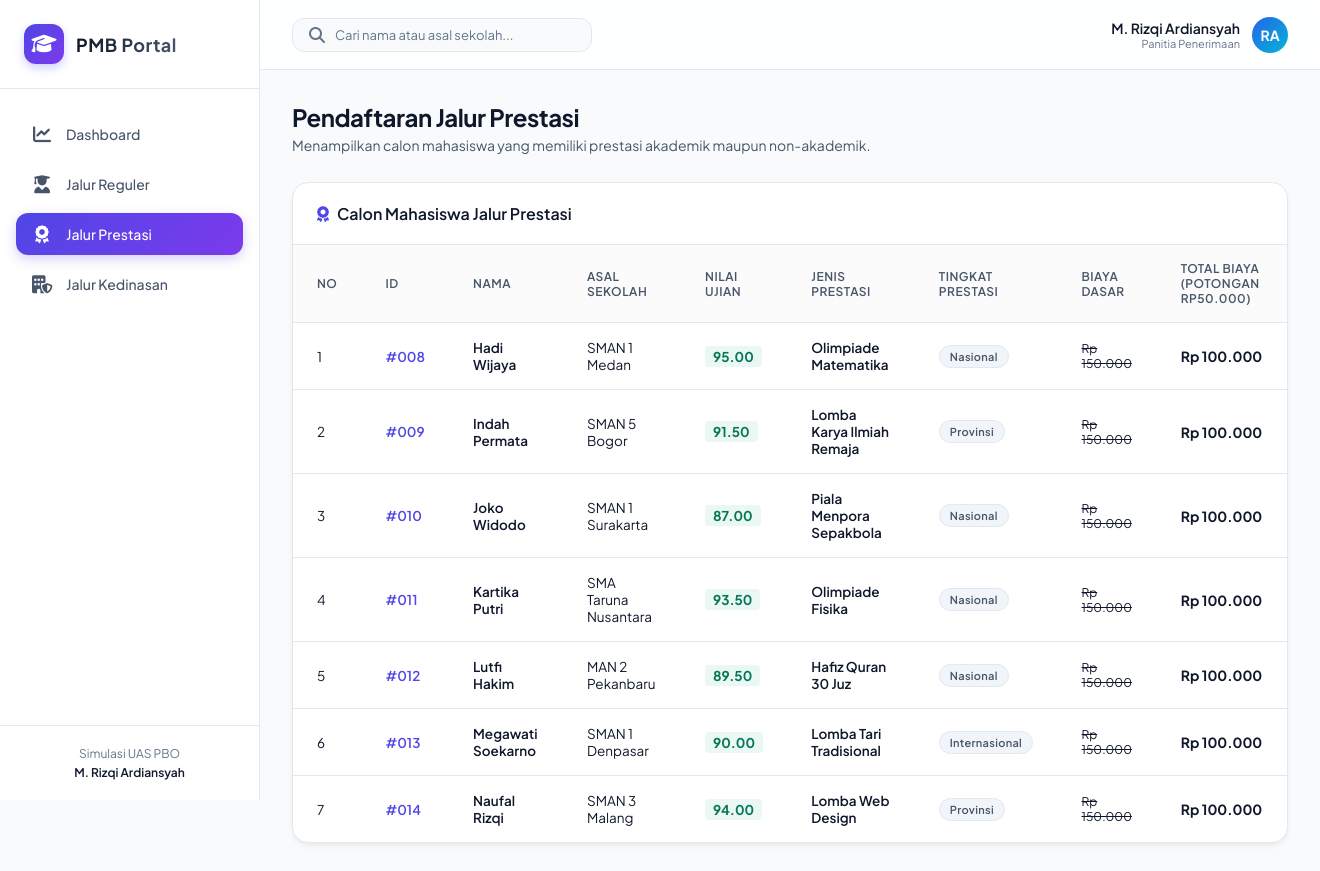
Page /index.php?page=prestasi on the committed database.
### tables this page shows
CREATE TABLE IF NOT EXISTS `tabel_pendaftaran` (
     
    `id_pendaftaran` INT AUTO_INCREMENT PRIMARY KEY,
    `nama_calon` VARCHAR(150) NOT NULL,
    `asal_sekolah` VARCHAR(150) NOT NULL,
    `nilai_ujian` DOUBLE NOT NULL,
    `biaya_pendaftaran_dasar` DECIMAL(12, 2) NOT NULL,
    `jalur_pendaftaran` ENUM('Reguler', 'Prestasi', 'Kedinasan') NOT NULL,
     
    `pilihan_prodi` VARCHAR(100) DEFAULT NULL,        
    `lokasi_kampus` VARCHAR(100) DEFAULT NULL,       
    `jenis_prestasi` VARCHAR(100) DEFAULT NULL,      
    `tingkat_prestasi` VARCHAR(100) DEFAULT NULL,    
    `sk_ikatan_dinas` VARCHAR(100) DEFAULT NULL,     
    `instansi_sponsor` VARCHAR(150) DEFAULT NULL     
);

### index.php (the view, shortened to what the rows shown need)
<?php
require_once 'Pendaftaran.php';
require_once 'PendaftaranPrestasi.php';
$database = new Database();
$db = $database->getConnection();
$daftarReguler = PendaftaranReguler::getDaftarReguler($db);
$daftarPrestasi = PendaftaranPrestasi::getDaftarPrestasi($db);
$daftarKedinasan = PendaftaranKedinasan::getDaftarKedinasan($db);
$countReguler = count($daftarReguler);
$countPrestasi = count($daftarPrestasi);
$countKedinasan = count($daftarKedinasan);
$totalPendaftar = $countReguler + $countPrestasi + $countKedinasan;
$totalBiaya = 0;
$totalNilai = 0;
$semuaPendaftaran = array_merge($daftarReguler, $daftarPrestasi, $daftarKedinasan);
foreach ($semuaPendaftaran as $p) {
    $totalBiaya += $p->hitungTotalBiaya();
    $totalNilai += $p->getNilaiUjian();
}
$rataRataNilai = $totalPendaftar > 0 ? round($totalNilai / $totalPendaftar, 2) : 0;
$page = isset($_GET['page']) ? $_GET['page'] : 'dashboard';
?>
<!DOCTYPE html>
<html lang="id">
<head>
    <link rel="stylesheet" href="https://cdnjs.cloudflare.com/ajax/libs/font-awesome/6.4.0/css/all.min.css">
    <link rel="stylesheet" href="style.css">
</head>
<body>
    <div class="app-container">
        <main class="main-content">
            <div class="content-body">
                <?php if ($page == 'dashboard'): ?>
                    <div class="page-header">
                        <h1 class="page-title">Dashboard Analitik</h1>
                        <p class="page-subtitle">Ikhtisar data penerimaan mahasiswa baru seluruh jalur pendaftaran.</p>
                    </div>
                    <div class="stats-grid">
                        <div class="stat-card card-blue">
                            <div class="stat-header">
                                <span class="stat-title">Total Calon Mahasiswa</span>
                                <div class="stat-icon"><i class="fa-solid fa-users"></i></div>
                            </div>
                            <div class="stat-value"><?= $totalPendaftar ?></div>
                            <div class="stat-desc">Semua jalur pendaftaran aktif</div>
                        </div>
                        <div class="stat-card card-purple">
                            <div class="stat-header">
                                <span class="stat-title">Total Pendapatan</span>
                                <div class="stat-icon"><i class="fa-solid fa-wallet"></i></div>
                            </div>
                            <div class="stat-value">Rp <?= number_format($totalBiaya, 0, ',', '.') ?></div>
                            <div class="stat-desc">Kalkulasi biaya setelah diskon & surcharge</div>
                        </div>
                        <div class="stat-card card-green">
                            <div class="stat-header">
                                <span class="stat-title">Rata-rata Nilai Ujian</span>
                                <div class="stat-icon"><i class="fa-solid fa-chart-simple"></i></div>
                            </div>
                            <div class="stat-value"><?= $rataRataNilai ?></div>
                            <div class="stat-desc">Skala penilaian maksimal 100</div>
                        </div>
                        <div class="stat-card card-yellow">
                            <div class="stat-header">
                                <span class="stat-title">Sebaran Jalur (R | P | K)</span>
                                <div class="stat-icon"><i class="fa-solid fa-pie-chart"></i></div>
                            </div>
                            <div class="stat-value" style="font-size: 16px; margin-top: 15px; font-weight: 700;">
                                Reg: <?= $countReguler ?> | Pres: <?= $countPrestasi ?> | Dinas: <?= $countKedinasan ?>
                            </div>
                            <div class="stat-desc">Perbandingan pendaftar per jalur</div>
                        </div>
                    </div>
                    <div class="data-card">
                        <div class="card-title-bar">
                            <span class="card-title-text"><i class="fa-solid fa-list"></i> Seluruh Calon Mahasiswa</span>
                        </div>
                        <div class="table-responsive">
                            <table class="custom-table" id="pendaftaranTable">
                                <thead>
                                    <tr>
                                        <th>No</th>
                                        <th>ID</th>
                                        <th>Nama</th>
                                        <th>Asal Sekolah</th>
                                        <th>Nilai Ujian</th>
                                        <th>Jalur</th>
                                        <th>Informasi Khusus Jalur</th>
                                        <th>Biaya Dasar</th>
                                        <th>Total Biaya</th>
                                    </tr>
                                </thead>
                                <tbody>
                                    <?php if (count($semuaPendaftaran) > 0): ?>
                                        <?php $no = 1; foreach ($semuaPendaftaran as $p): ?>
                                            <?php
                                            $badgeClass = '';
                                            $jalurText = '';
                                            if ($p instanceof PendaftaranReguler) {
                                                $badgeClass = 'badge-reguler';
                                                $jalurText = 'Reguler';
                                            } elseif ($p instanceof PendaftaranPrestasi) {
                                                $badgeClass = 'badge-prestasi';
                                                $jalurText = 'Prestasi';
                                            } elseif ($p instanceof PendaftaranKedinasan) {
                                                $badgeClass = 'badge-kedinasan';
                                                $jalurText = 'Kedinasan';
                                            }
                                            ?>
                                            <tr>
                                                <td><?= $no++ ?></td>
                                                <td style="font-weight:600; color:var(--accent-indigo);">#<?= sprintf("%03d", $p->getIdPendaftaran()) ?></td>
                                                <td class="search-name" style="font-weight:600;"><?= htmlspecialchars($p->getNamaCalon()) ?></td>
                                                <td class="search-school"><?= htmlspecialchars($p->getAsalSekolah()) ?></td>
                                                <td><span class="score-badge"><?= number_format($p->getNilaiUjian(), 2) ?></span></td>
                                                <td><span class="badge <?= $badgeClass ?>"><?= $jalurText ?></span></td>
                                                <td>
                                                    <div class="info-box">
                                                        <span class="info-value"><?= htmlspecialchars($p->tampilkanInfoJalur()) ?></span>
                                                    </div>
                                                </td>
                                                <td class="price-base">Rp <?= number_format($p->getBiayaPendaftaranDasar(), 0, ',', '.') ?></td>
                                                <td class="price-final <?= $p instanceof PendaftaranKedinasan ? 'text-orange' : ($p instanceof PendaftaranPrestasi ? 'text-green' : '') ?>">
                                                    Rp <?= number_format($p->hitungTotalBiaya(), 0, ',', '.') ?>
                                                </td>
                                            </tr>
                                        <?php endforeach; ?>
                                    <?php else: ?>
                                        <tr>
                                            <td colspan="9" class="empty-state">
                                                <i class="fa-solid fa-folder-open"></i>
                                                <p>Tidak ada data pendaftaran ditemukan.</p>
                                            </td>
                                        </tr>
                                    <?php endif; ?>
                                </tbody>
                            </table>
                        </div>
                    </div>
                <?php elseif ($page == 'prestasi'): ?>
                    <div class="page-header">
                        <h1 class="page-title">Pendaftaran Jalur Prestasi</h1>
                    </div>
                    <div class="data-card">
                        <div class="table-responsive">
                            <table class="custom-table" id="pendaftaranTable">
                                <thead>
                                    <tr>
                                        <th>No</th>
                                        <th>ID</th>
                                        <th>Nama</th>
                                        <th>Asal Sekolah</th>
                                        <th>Nilai Ujian</th>
                                        <th>Jenis Prestasi</th>
                                        <th>Tingkat Prestasi</th>
                                        <th>Biaya Dasar</th>
                                        <th>Total Biaya (Potongan Rp50.000)</th>
                                    </tr>
                                </thead>
                                <tbody>
                                    <?php if (count($daftarPrestasi) > 0): ?>
                                        <?php $no = 1; foreach ($daftarPrestasi as $p): ?>
                                            <tr>
                                                <td><?= $no++ ?></td>
                                                <td style="font-weight:600; color:var(--accent-indigo);">#<?= sprintf("%03d", $p->getIdPendaftaran()) ?></td>
                                                <td class="search-name" style="font-weight:600;"><?= htmlspecialchars($p->getNamaCalon()) ?></td>
                                                <td class="search-school"><?= htmlspecialchars($p->getAsalSekolah()) ?></td>
                                                <td><span class="score-badge"><?= number_format($p->getNilaiUjian(), 2) ?></span></td>
                                                <td><span style="font-weight:600;"><?= htmlspecialchars($p->getJenisPrestasi()) ?></span></td>
                                                <td><span class="badge badge-level"><?= htmlspecialchars($p->getTingkatPrestasi()) ?></span></td>
                                                <td class="price-base">Rp <?= number_format($p->getBiayaPendaftaranDasar(), 0, ',', '.') ?></td>
                                                <td class="price-final text-green">Rp <?= number_format($p->hitungTotalBiaya(), 0, ',', '.') ?></td>
                                            </tr>
                                        <?php endforeach; ?>
                                    <?php endif; ?>
                                </tbody>
                            </table>
                        </div>
                    </div>
                <?php endif; ?>
            </div>
        </main>
    </div>
</body>
</html>

### rows in the picture
tabel_pendaftaran: id_pendaftaran "008", nama_calon "Hadi Wijaya", asal_sekolah "SMAN 1 Medan", nilai_ujian "95.00", jenis_prestasi "Olimpiade Matematika", tingkat_prestasi "Nasional", biaya_pendaftaran_dasar "150.000", biaya_pendaftaran_dasar "100.000"
tabel_pendaftaran: id_pendaftaran "009", nama_calon "Indah Permata", asal_sekolah "SMAN 5 Bogor", nilai_ujian "91.50", jenis_prestasi "Lomba Karya Ilmiah Remaja", tingkat_prestasi "Provinsi", biaya_pendaftaran_dasar "150.000", biaya_pendaftaran_dasar "100.000"
tabel_pendaftaran: id_pendaftaran "010", nama_calon "Joko Widodo", asal_sekolah "SMAN 1 Surakarta", nilai_ujian "87.00", jenis_prestasi "Piala Menpora Sepakbola", tingkat_prestasi "Nasional", biaya_pendaftaran_dasar "150.000", biaya_pendaftaran_dasar "100.000"
tabel_pendaftaran: id_pendaftaran "011", nama_calon "Kartika Putri", asal_sekolah "SMA Taruna Nusantara", nilai_ujian "93.50", jenis_prestasi "Olimpiade Fisika", tingkat_prestasi "Nasional", biaya_pendaftaran_dasar "150.000", biaya_pendaftaran_dasar "100.000"
tabel_pendaftaran: id_pendaftaran "012", nama_calon "Lutfi Hakim", asal_sekolah "MAN 2 Pekanbaru", nilai_ujian "89.50", jenis_prestasi "Hafiz Quran 30 Juz", tingkat_prestasi "Nasional", biaya_pendaftaran_dasar "150.000", biaya_pendaftaran_dasar "100.000"
tabel_pendaftaran: id_pendaftaran "013", nama_calon "Megawati Soekarno", asal_sekolah "SMAN 1 Denpasar", nilai_ujian "90.00", jenis_prestasi "Lomba Tari Tradisional", tingkat_prestasi "Internasional", biaya_pendaftaran_dasar "150.000", biaya_pendaftaran_dasar "100.000"
tabel_pendaftaran: id_pendaftaran "014", nama_calon "Naufal Rizqi", asal_sekolah "SMAN 3 Malang", nilai_ujian "94.00", jenis_prestasi "Lomba Web Design", tingkat_prestasi "Provinsi", biaya_pendaftaran_dasar "150.000", biaya_pendaftaran_dasar "100.000"
